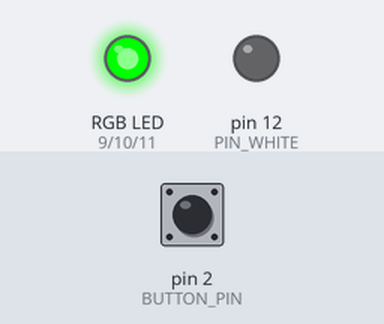
Simulated run of this sketch. Board: Arduino Uno, built with avr-gcc and run on an emulated ATmega328P. Shown: an RGB LED mixed from three pins (HIGH = lit), output pins drawn as LEDs (lit = HIGH). The inputs (shaded band) are chosen by the test bench; at power-on: pin 2 (BUTTON_PIN) HIGH.

Above: at 1.2 s.
1.3 s: pin 2 (BUTTON_PIN) pulled LOW for 0.15 s
At 2.0 s:
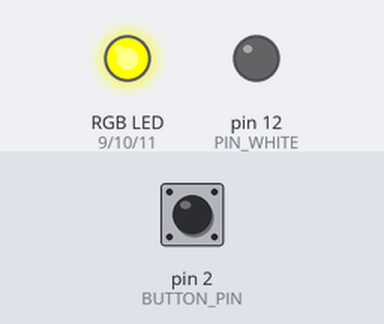
At 7.0 s:
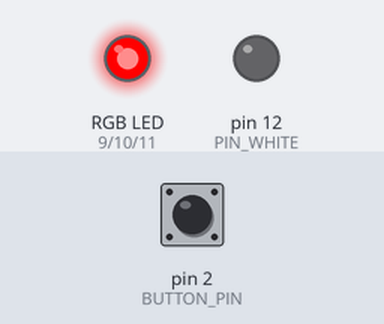
Timing chart, 0 to 8.5 s (numbered marks = the images above; inputs shaded):
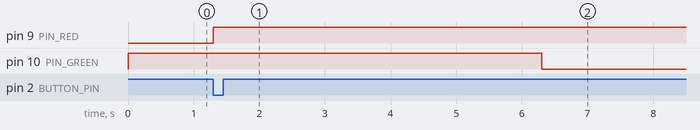

Measured:
- after the input at 1.3 s, pin 9 (PIN_RED): LOW → HIGH after 0.00 s instead of 8.7 s; pin 10 (PIN_GREEN): HIGH → LOW after 5.0 s

The sketch:

semaforo.ino
```cpp
// Definição dos pinos para os LEDs RGBW
#define PIN_RED    9
#define PIN_GREEN  10
#define PIN_BLUE   11
#define PIN_WHITE  12

// Pino para o botão
#define BUTTON_PIN 2

// Estados da máquina de estados
enum Estado {
  VERDE,
  AMARELO,
  VERMELHO
};

Estado estadoAtual = VERDE;     // Estado inicial
unsigned long tempoEstado = 0;  // Marca o tempo de início do estado

// Variável para armazenar o estado do botão
bool botaoPressionado = false;

void setup() {
  // Configuração dos pinos como saída para os LEDs
  pinMode(PIN_RED, OUTPUT);
  pinMode(PIN_GREEN, OUTPUT);
  pinMode(PIN_BLUE, OUTPUT);
  pinMode(PIN_WHITE, OUTPUT);

  // Configuração do pino do botão como entrada com pull-up
  pinMode(BUTTON_PIN, INPUT_PULLUP);

  // Inicializa o tempo do estado
  tempoEstado = millis();
}

void loop() {

  // Máquina de estados
  switch (estadoAtual) {
    case VERDE:
      acenderVerde();

      // Verifica se o botão foi pressionado
      if (digitalRead(BUTTON_PIN) == LOW) {
        botaoPressionado = true;
      }

      if (millis() - tempoEstado >= 10000 || botaoPressionado) { // 10 segundos ou botão pressionado
        estadoAtual = AMARELO;
        tempoEstado = millis();
        botaoPressionado = false;
      }
      break;

    case AMARELO:
      acenderAmarelo();
      if (millis() - tempoEstado >= 5000) { // 5 segundos
        estadoAtual = VERMELHO;
        tempoEstado = millis();
      }
      break;

    case VERMELHO:
      acenderVermelho();
      if (millis() - tempoEstado >= 10000) { // 10 segundos
        estadoAtual = VERDE;  // Volta corretamente para VERDE
        tempoEstado = millis();
      }
      break;
  }
}

// Funções para acender as cores específicas
void acenderVerde() {
  digitalWrite(PIN_RED, LOW);
  digitalWrite(PIN_GREEN, HIGH);
  digitalWrite(PIN_BLUE, LOW);
  digitalWrite(PIN_WHITE, LOW);
}

void acenderAmarelo() {
  digitalWrite(PIN_RED, HIGH);
  digitalWrite(PIN_GREEN, HIGH);
  digitalWrite(PIN_BLUE, LOW);
  digitalWrite(PIN_WHITE, LOW);
}

void acenderVermelho() {
  digitalWrite(PIN_RED, HIGH);
  digitalWrite(PIN_GREEN, LOW);
  digitalWrite(PIN_BLUE, LOW);
  digitalWrite(PIN_WHITE, LOW);
}
```
